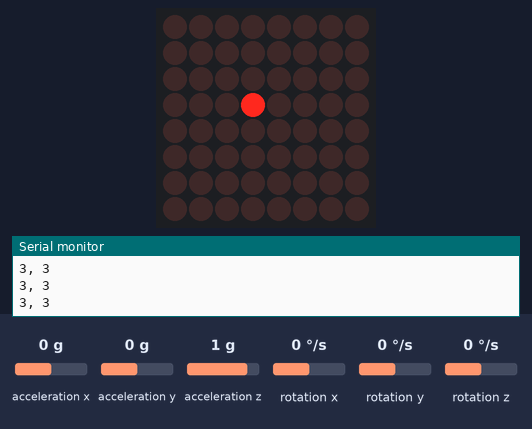
A sketch run on a simulated Arduino Uno, built with avr-gcc and run on an emulated ATmega328P. Shown: 8×8 LED matrix, the last lines printed to the serial monitor. Wiring (inferred from the names in the program): MPU-6050 motion sensor at I2C address 0x68. The test bench sets the inputs (shaded band); at power-on: acceleration x 0 g, acceleration y 0 g, acceleration z 1 g, rotation x 0 °/s, rotation y 0 °/s, rotation z 0 °/s.

Above: at 1.2 s.
1.3 s: acceleration x set to -1.4 g
At 2.5 s:
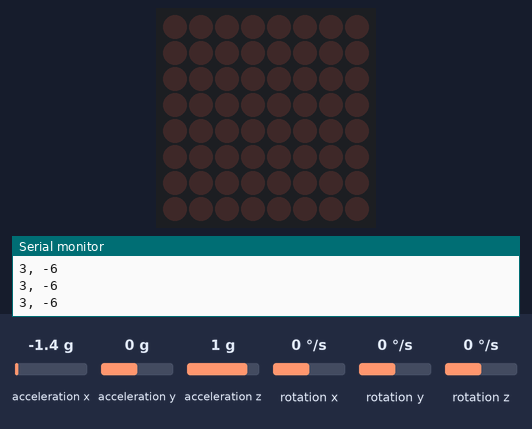
2.8 s: acceleration x set to 0 g
At 4.0 s:
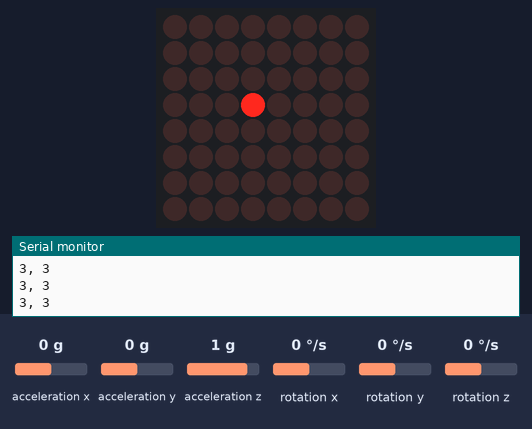
4.3 s: acceleration x set to -0.8 g
At 5.4 s:
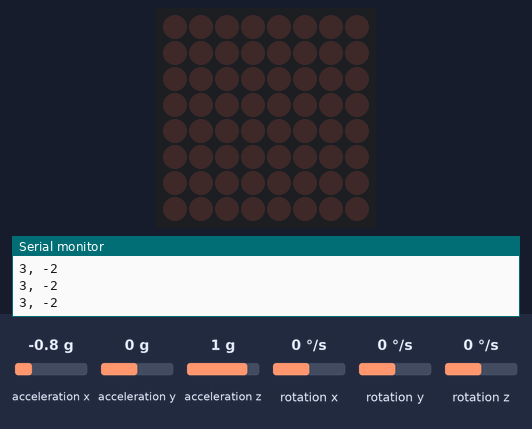
Timing chart, 0 to 7.3 s (numbered marks = the images above; inputs shaded):
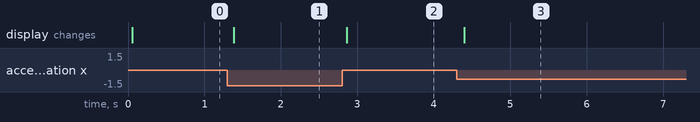

Measured:
- after the input at 1.3 s, the display: changes after 0.08 s (image 1)
- after the input at 2.8 s, the display: changes after 0.06 s (image 2)
- after the input at 4.3 s, the display: changes after 0.10 s (image 3)

The sketch:

matrix-accelerometer.ino
```cpp
#include "LedControl.h"
#include <Wire.h>

LedControl lm = LedControl(12, 10, 11, 1);

unsigned long delaytime = 50;

int x = 5;
int y = 5;

const int MPU_addr=0x68;  // I2C address of the MPU-6050
int16_t AcX,AcY,AcZ,Tmp,GyX,GyY,GyZ;

void setup(){
  clear();

  Wire.begin();
  Wire.beginTransmission(MPU_addr);
  Wire.write(0x6B);  // PWR_MGMT_1 register
  Wire.write(0);     // set to zero (wakes up the MPU-6050)
  Wire.endTransmission(true);
  Serial.begin(9600);

}

void loop(){
  clear();
  lm.setLed(0, x, y, true);

  Wire.beginTransmission(MPU_addr);
  Wire.write(0x3B);  // starting with register 0x3B (ACCEL_XOUT_H)
  Wire.endTransmission(false);
  Wire.requestFrom(MPU_addr,14,true);  // request a total of 14 registers

  GyX = Wire.read() << 8 | Wire.read();  // 0x43 (GYRO_XOUT_H) & 0x44 (GYRO_XOUT_L)
  GyY = Wire.read() << 8 | Wire.read();  // 0x45 (GYRO_YOUT_H) & 0x46 (GYRO_YOUT_L)

  x = map(GyY, 8000, -8000, 0, 7);
  y = map(GyX, -8000, 8000, 0, 7);

  Serial.print(x);
  Serial.print(", ");
  Serial.println(y);

  delay(50);
}

void clear(){
  lm.shutdown(0, false);
  lm.setIntensity(0, 6);
  lm.clearDisplay(0);
}
```
